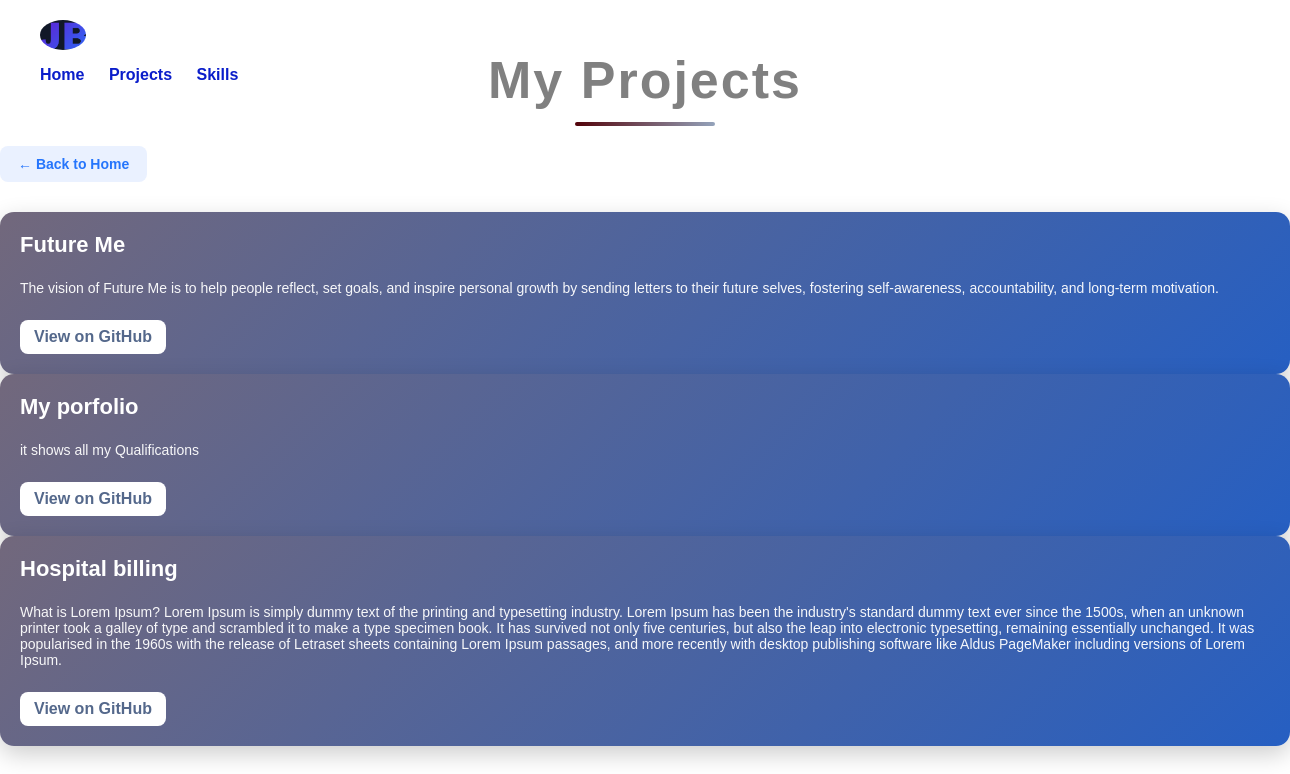
/projects/, run on the app's committed database.
### core/models.py (models this page shows, shortened)
class Project(models.Model):
    title = models.CharField(max_length=100)
    description = models. TextField()
    github_link = models.URLField(blank=True)

### core/views.py (the view)
# urls.py: path('projects/', projects, name='projects'),
def projects(request):
    projects = Project.objects.all()
    return render(request, 'projects.html', {'projects': projects})

### core/templates/projects.html (shortened to what this page needs)
{% extends 'base.html' %}
    {% block content %}
    <h1 class="page-title">My Projects</h1>
    <a href="{% url 'home' %}" class="back-btn">← Back to Home</a>
        {% for project in projects %}
            <div class="project-card">
                <h3>{{ project.title }}</h3>
                <p>{{ project.description }}</p>
                {% if project.github_link %}
                    <a href="{{ project.github_link }}" target="_blank">View on GitHub</a>
                {% endif %}
            </div>
        {% endfor %}
        {% endblock %}

### core/static/core/css/style.css (style rules this page uses)
body { margin: 0; font-family: Arial, sans-serif; background: transparent; }
h1 { text-align: center; margin: 40px 0; }
.back-btn { display: inline-block; margin: 10px 0 30px 0; padding: 10px 18px; font-size: 14px; font-weight: bold; text-decoration: none; color: #2575fc; background: #eaf1ff; border-radius: 8px; transition: all 0.25s ease; }
.project-card { background: linear-gradient(135deg, #72687c, #265fc2); color: white; border-radius: 14px; padding: 20px; box-shadow: 0 8px 25px rgba(0,0,0,0.2); transition: transform 0.3s ease, box-shadow 0.3s ease; }
.project-card h3 { margin-top: 0; font-size: 22px; }
.project-card p { font-size: 14px; opacity: 0.95; }
.project-card a { display: inline-block; margin-top: 10px; padding: 8px 14px; background: white; color: #54688b; border-radius: 8px; text-decoration: none; font-weight: bold; transition: background 0.2s ease; }
.page-title { text-align: center; font-size: 52px; font-weight: 900; letter-spacing: 2px; margin: 50px 0 10px; background: grey; -webkit-background-clip: text; -webkit-text-fill-color: transparent; position: relative; }
.page-title::after { content: ""; display: block; width: 140px; height: 4px; margin: 12px auto 0; border-radius: 2px; background: linear-gradient(90deg, #520209, #94a3bb); animation: underline-slide 1.2s ease forwards; }

### data on the page
Project: title "Future Me", description "The vision of Future Me is to help people reflect, set goals, and inspire personal growth by sending letters to their future selves, fostering self-awareness, accountability, and long-term motivation."
Project: title "My porfolio", description "it shows all my Qualifications"
Project: title "Hospital billing", description "What is Lorem Ipsum? Lorem Ipsum is simply dummy text of the printing and typesetting industry. Lorem Ipsum has been the industry's standard dummy text ever since the 1500s, when an unknown printer took a galley of type and scrambled it to make a type specimen book. It has survived not only five centuries, but also the leap into electronic typesetting, remaining essentially unchanged. It was popularised in the 1960s with the release of Letraset sheets containing Lorem Ipsum passages, and more recently with desktop publishing software like Aldus PageMaker including versions of Lorem Ipsum."
